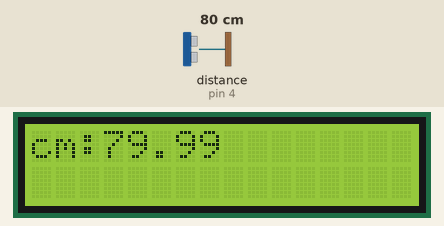
Simulated run of this sketch. Board: Arduino Uno, built with avr-gcc and run on an emulated ATmega328P. Shown: 16×2 character LCD. Wiring (inferred from the names in the program): ultrasonic range finder: trigger pin 5; echo pin 4. The test bench sets the inputs (shaded band); at power-on: distance to the obstacle (sensor on pin 4) 80 cm. The echo pulse lasts 58.3 µs per cm; what the sketch prints to the serial monitor is not drawn.

Above: at 1.6 s.
1.7 s: distance to the obstacle (sensor on pin 4) set to 2 cm
At 4.3 s:
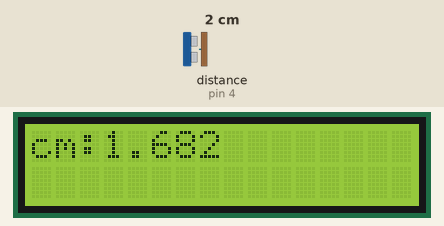
4.6 s: distance to the obstacle (sensor on pin 4) set to 4 cm
At 7.6 s:
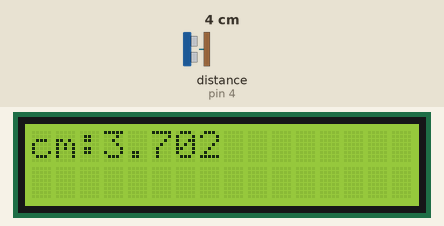
8.6 s: distance to the obstacle (sensor on pin 4) set to 9 cm
At 11.0 s:
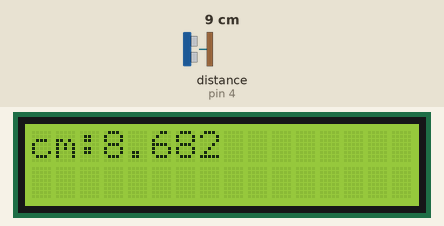
Timing chart, 0 to 12.5 s (numbered marks = the images above; inputs shaded):
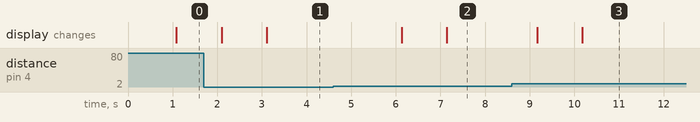

The sketch:

p1-4ultrasonido.ino
```cpp
#include <LiquidCrystal_I2C.h> // Libreria LCD_I2C

LiquidCrystal_I2C lcd(0x27,16,2); // si no te sale con esta direccion  puedes usar (0x3f,16,2) || (0x27,16,2)  ||(0x20,16,2)

const int pinLed = 7;
const int Echo = 4;
const int Trig = 5;
void setup() {
  lcd.init();
  lcd.backlight();
  lcd.clear();
  Serial.begin(9600);
  pinMode(Trig, OUTPUT);
  pinMode(Echo, INPUT);
}

void loop() {
  float dist;
  long tiempo;

  digitalWrite(Trig, HIGH);
  delayMicroseconds(10);
  digitalWrite(Trig, LOW);

  tiempo = pulseIn(Echo, HIGH)/2;
  dist = tiempo*0.0343;
  Serial.print("m:  ");
  Serial.println(dist);
  if(dist >= 1){ //umbral
    for (int i=1;i<=5;i++){
      digitalWrite(pinLed,HIGH);
      delay(100);
      digitalWrite(pinLed,LOW);
      delay(100);
    }
  }else{
    digitalWrite(pinLed,LOW);
    delay(1000);
  }
  lcd.setCursor(0,0);
  lcd.print("cm:");
  lcd.setCursor(3,0);
  lcd.print(dist);
}
```

Measured:
- after the input at 4.6 s, the display: first changes after 1.5 s (image 2 shows a later state)
- after the input at 8.6 s, the display: first differs from a run without the input after 1.6 s (image 3)
